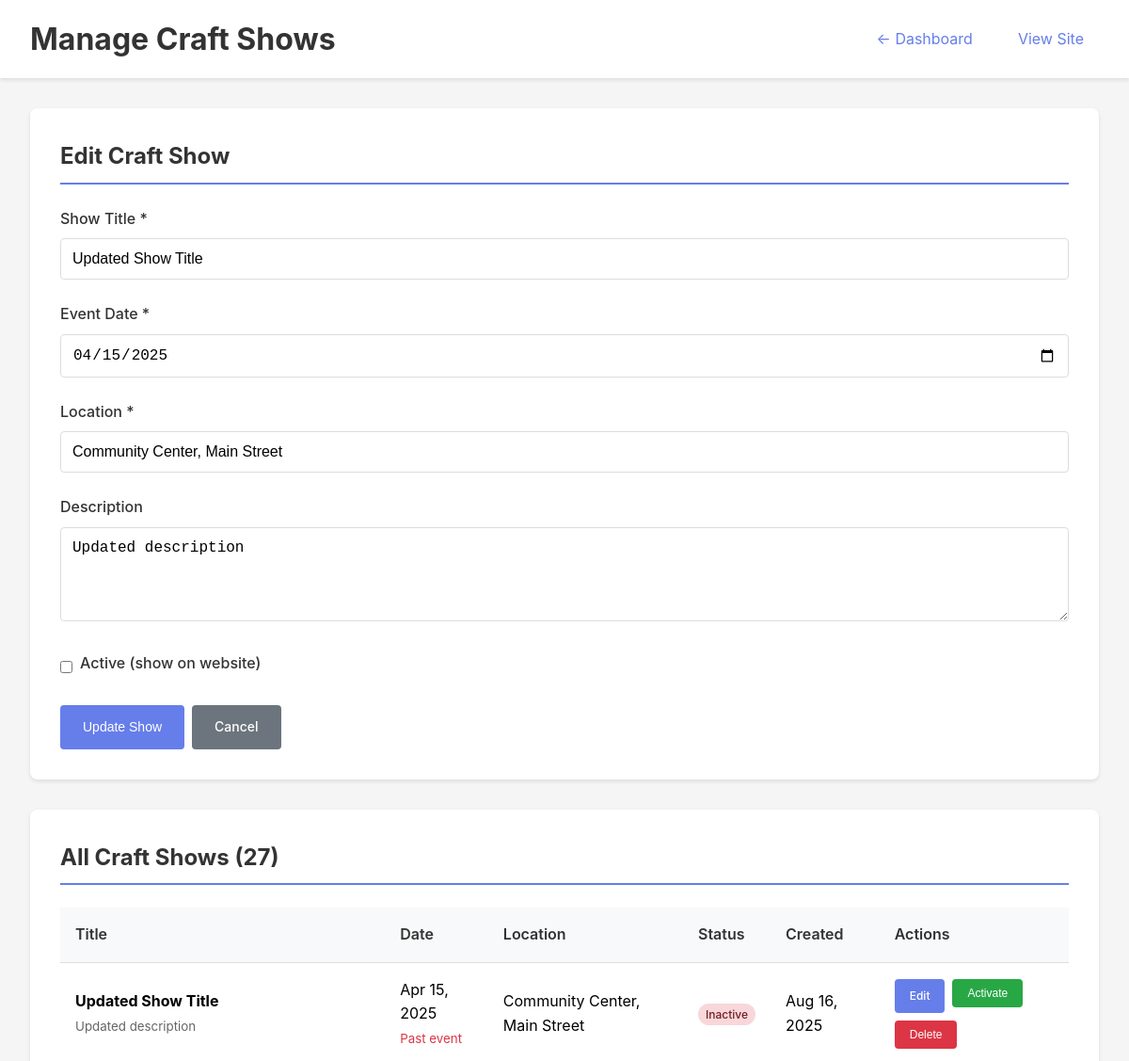
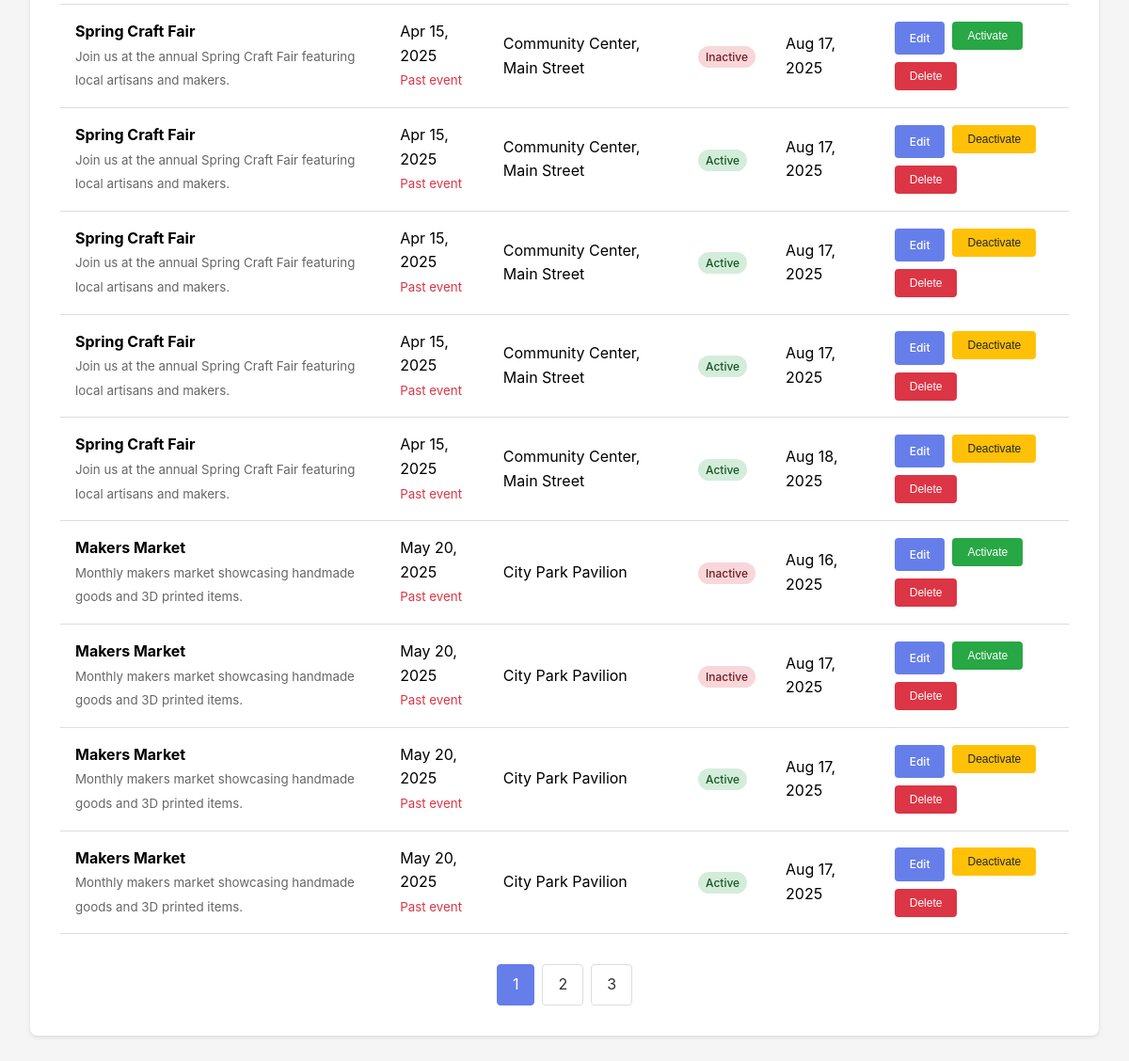
Page /admin/manage/craft-shows.php?edit=1 (signed in) on the committed database (2 pictures, top to bottom).
### tables this page shows
CREATE TABLE craft_shows (
            id INTEGER PRIMARY KEY AUTOINCREMENT,
            title TEXT NOT NULL,
            event_date DATE NOT NULL,
            location TEXT NOT NULL,
            description TEXT,
            is_active BOOLEAN DEFAULT 1,
            created_at DATETIME DEFAULT CURRENT_TIMESTAMP,
            updated_at DATETIME DEFAULT CURRENT_TIMESTAMP
        );

### includes/database.php (called while the page is built, shortened)
<?php
require_once __DIR__ . '/config.php';
class DatabaseManager {
    private static $instance = null;
    private $connection = null;
    public static function getInstance() {
        if (self::$instance === null) {
            self::$instance = new self();
        }
        return self::$instance;
    }
    private function connect() {
        try {
            $this->connection = new PDO('sqlite:' . DB_PATH);
            $this->connection->setAttribute(PDO::ATTR_ERRMODE, PDO::ERRMODE_EXCEPTION);
            $this->connection->exec('PRAGMA foreign_keys = ON');
            $this->connection->exec('PRAGMA journal_mode = WAL');
            $this->connection->exec('PRAGMA synchronous = NORMAL');
        } catch (PDOException $e) {
            throw new Exception("Database connection failed: " . $e->getMessage());
        }
    }
    public function query($sql, $params = []) {
        try {
            $stmt = $this->connection->prepare($sql);
            $stmt->execute($params);
            return $stmt->fetchAll(PDO::FETCH_ASSOC);
        } catch (PDOException $e) {
            $this->logError("Query failed", $sql, $params, $e);
            throw new Exception("Database query failed: " . $e->getMessage());
        }
    }
    public function execute($sql, $params = []) {
        try {
            $stmt = $this->connection->prepare($sql);
            $stmt->execute($params);
            return $stmt->rowCount();
        } catch (PDOException $e) {
            $this->logError("Execute failed", $sql, $params, $e);
            throw new Exception("Database execute failed: " . $e->getMessage());
        }
    }
    public function queryOne($sql, $params = []) {
        $result = $this->query($sql, $params);
        return !empty($result) ? $result[0] : null;
    }
}

### includes/config.php (called while the page is built, shortened)
<?php
class ConfigManager {
    private static $instance = null;
    public static function getInstance() {
        if (self::$instance === null) {
            self::$instance = new self();
        }
        return self::$instance;
    }
}
?>

### includes/cache.php (called while the page is built, shortened)
<?php
class CacheManager {
    private static $instance = null;
    private $cacheDir;
    private function __construct() {
        $this->cacheDir = __DIR__ . '/../cache/';
    }
    public static function getInstance() {
        if (self::$instance === null) {
            self::$instance = new self();
        }
        return self::$instance;
    }
    private function ensureCacheDirectory() {
        $htaccessPath = $this->cacheDir . '.htaccess';
    }
}

### includes/content.php (called while the page is built, shortened)
<?php
require_once __DIR__ . '/database.php';
require_once __DIR__ . '/config.php';
require_once __DIR__ . '/cache.php';
class ContentManager {
    public function __construct() {
        $this->db = DatabaseManager::getInstance();
    }
}
class AdminManager extends ContentManager {
    public function getContentById($table, $id) {
        try {
            $sql = "SELECT * FROM $table WHERE id = ?";
            return $this->db->queryOne($sql, [$id]);
        } catch (Exception $e) {
            error_log("AdminManager::getContentById() failed: " . $e->getMessage());
            return null;
        }
    }
    public function getAllContent($table, $page = 1, $perPage = null, $orderBy = 'id', $orderDir = 'DESC') {
        try {
            $offset = ($page - 1) * $perPage;
            $orderDir = strtoupper($orderDir) === 'ASC' ? 'ASC' : 'DESC';
            $countSql = "SELECT COUNT(*) as total FROM $table";
            $countResult = $this->db->queryOne($countSql);
            $totalItems = $countResult ? (int)$countResult['total'] : 0;
            $totalPages = ceil($totalItems / $perPage);
            $sql = "SELECT * FROM $table ORDER BY $orderBy $orderDir LIMIT ? OFFSET ?";
            $content = $this->db->query($sql, [$perPage, $offset]);
            return [
                'content' => $content,
                'current_page' => $page,
                'total_pages' => $totalPages,
                'total_items' => $totalItems,
                'per_page' => $perPage
            ];
        } catch (Exception $e) {
            error_log("AdminManager::getAllContent() failed: " . $e->getMessage());
            return [
                'content' => [],
                'current_page' => 1,
                'total_pages' => 0,
                'total_items' => 0,
                'per_page' => $perPage ?? ITEMS_PER_PAGE
            ];
        }
    }
    private function validateTableName($table) {
        $allowedTables = ['featured_prints', 'craft_shows', 'news_articles', 'settings'];
    }
}
?>

### public/admin/manage/craft-shows.php (the view, shortened to what this page needs)
<?php
require_once __DIR__ . '/../../../includes/config.php';
require_once __DIR__ . '/../../../includes/database.php';
require_once __DIR__ . '/../../../includes/content.php';
$adminManager = new AdminManager();
$page = (int)($_GET['page'] ?? 1);
$showsData = $adminManager->getAllContent('craft_shows', $page, 10, 'event_date', 'ASC');
$shows = $showsData['content'];
$editShow = null;
if (isset($_GET['edit']) && $_GET['edit'] > 0) {
    $editShow = $adminManager->getContentById('craft_shows', (int)$_GET['edit']);
}
?>
<!DOCTYPE html>
<html lang="en">
<head>
</head>
<body>
    <div class="header">
        <h1>Manage Craft Shows</h1>
        <div class="nav-links">
            <a href="/admin/">← Dashboard</a>
            <a href="/">View Site</a>
        </div>
    </div>
    <div class="container">
        <div class="card">
            <h2><?php echo $editShow ? 'Edit Craft Show' : 'Add New Craft Show'; ?></h2>
            <form method="POST" action="">
                <div class="form-group">
                    <label for="title">Show Title *</label>
                    <input type="text" id="title" name="title" required
                           value="<?php echo $editShow ? htmlspecialchars($editShow['title']) : ''; ?>"
                           placeholder="e.g., Spring Craft Fair">
                </div>
                <div class="form-group">
                    <label for="event_date">Event Date *</label>
                    <input type="date" id="event_date" name="event_date" required
                           value="<?php echo $editShow ? htmlspecialchars($editShow['event_date']) : ''; ?>">
                </div>
                <div class="form-group">
                    <label for="location">Location *</label>
                    <input type="text" id="location" name="location" required
                           value="<?php echo $editShow ? htmlspecialchars($editShow['location']) : ''; ?>"
                           placeholder="e.g., Community Center, 123 Main St, City, State">
                </div>
                <div class="form-group">
                    <label for="description">Description</label>
                    <textarea id="description" name="description"
                              placeholder="Additional details about the craft show..."><?php echo $editShow ? htmlspecialchars($editShow['description']) : ''; ?></textarea>
                </div>
                <div class="form-group">
                    <div class="checkbox-group">
                        <input type="checkbox" id="is_active" name="is_active"
                               <?php echo (!$editShow || $editShow['is_active']) ? 'checked' : ''; ?>>
                        <label for="is_active">Active (show on website)</label>
                    </div>
                </div>
                <div class="actions">
                    <button type="submit" class="btn btn-primary">
                        <?php echo $editShow ? 'Update Show' : 'Add Show'; ?>
                    </button>
                    <?php if ($editShow): ?>
                        <a href="/admin/manage/craft-shows.php" class="btn btn-secondary">Cancel</a>
                    <?php endif; ?>
                </div>
            </form>
        </div>
        <div class="card">
            <h2>All Craft Shows (<?php echo $showsData['total_items']; ?>)</h2>
            <?php if (!empty($shows)): ?>
                <table class="table">
                    <thead>
                        <tr>
                            <th>Title</th>
                            <th>Date</th>
                            <th>Location</th>
                            <th>Status</th>
                            <th>Created</th>
                            <th>Actions</th>
                        </tr>
                    </thead>
                    <tbody>
                        <?php foreach ($shows as $show): ?>
                            <tr>
                                <td>
                                    <strong><?php echo htmlspecialchars($show['title']); ?></strong>
                                    <?php if (!empty($show['description'])): ?>
                                        <br><small style="color: #666;">
                                            <?php echo htmlspecialchars(strlen($show['description']) > 100 ?
                                                substr($show['description'], 0, 100) . '...' :
                                                $show['description']); ?>
                                        </small>
                                    <?php endif; ?>
                                </td>
                                <td>
                                    <?php
                                    $eventDate = new DateTime($show['event_date']);
                                    $today = new DateTime();
                                    echo date('M j, Y', strtotime($show['event_date']));
                                    if ($eventDate < $today) {
                                        echo '<br><small style="color: #dc3545;">Past event</small>';
                                    } elseif ($eventDate->format('Y-m-d') === $today->format('Y-m-d')) {
                                        echo '<br><small style="color: #28a745;">Today!</small>';
                                    } else {
                                        $daysUntil = $today->diff($eventDate)->days;
                                        echo '<br><small style="color: #667eea;">' . $daysUntil . ' days away</small>';
                                    }
                                    ?>
                                </td>
                                <td><?php echo htmlspecialchars($show['location']); ?></td>
                                <td>
                                    <span class="status-badge <?php echo $show['is_active'] ? 'status-active' : 'status-inactive'; ?>">
                                        <?php echo $show['is_active'] ? 'Active' : 'Inactive'; ?>
                                    </span>
                                </td>
                                <td><?php echo date('M j, Y', strtotime($show['created_at'])); ?></td>
                                <td>
                                    <div class="actions">
                                        <a href="?edit=<?php echo $show['id']; ?>" class="btn btn-sm btn-primary">Edit</a>
                                        <form method="POST" style="display: inline;">
                                            <button type="submit" class="btn btn-sm <?php echo $show['is_active'] ? 'btn-warning' : 'btn-success'; ?>">
                                                <?php echo $show['is_active'] ? 'Deactivate' : 'Activate'; ?>
                                            </button>
                                        </form>
                                        <form method="POST" style="display: inline;"
                                              onsubmit="return confirm('Are you sure you want to delete this craft show? This action cannot be undone.');">
                                            <button type="submit" class="btn btn-sm btn-danger">Delete</button>
                                        </form>
                                    </div>
                                </td>
                            </tr>
                        <?php endforeach; ?>
                    </tbody>
                </table>
                <?php if ($showsData['total_pages'] > 1): ?>
                    <div class="pagination">
                        <?php for ($i = 1; $i <= $showsData['total_pages']; $i++): ?>
                            <?php if ($i === $showsData['current_page']): ?>
                                <span class="current"><?php echo $i; ?></span>
                            <?php else: ?>
                                <a href="?page=<?php echo $i; ?>"><?php echo $i; ?></a>
                            <?php endif; ?>
                        <?php endfor; ?>
                    </div>
                <?php endif; ?>
            <?php endif; ?>
        </div>
    </div>
</body>
</html>

### public/admin/manage/craft-shows.php (style rules this page uses)
* { margin: 0; padding: 0; box-sizing: border-box; }
body { font-family: -apple-system, BlinkMacSystemFont, 'Segoe UI', Roboto, sans-serif; background-color: #f5f5f5; line-height: 1.6; }
.header { background: white; padding: 1rem 2rem; box-shadow: 0 2px 4px rgba(0,0,0,0.1); display: flex; justify-content: space-between; align-items: center; }
.header h1 { color: #333; }
.nav-links { display: flex; gap: 1rem; align-items: center; }
.nav-links a { color: #667eea; text-decoration: none; padding: 0.5rem 1rem; border-radius: 4px; transition: background-color 0.2s; }
.container { max-width: 1200px; margin: 2rem auto; padding: 0 2rem; }
.card { background: white; padding: 2rem; border-radius: 8px; box-shadow: 0 2px 4px rgba(0,0,0,0.1); margin-bottom: 2rem; }
.card h2 { color: #333; margin-bottom: 1.5rem; padding-bottom: 0.5rem; border-bottom: 2px solid #667eea; }
.form-group { margin-bottom: 1.5rem; }
.form-group label { display: block; margin-bottom: 0.5rem; font-weight: 500; color: #333; }
.form-group input, .form-group textarea, .form-group select { width: 100%; padding: 0.75rem; border: 1px solid #ddd; border-radius: 4px; font-size: 16px; }
.form-group textarea { height: 100px; resize: vertical; }
.checkbox-group { display: flex; align-items: center; gap: 0.5rem; }
.checkbox-group input[type="checkbox"] { width: auto; }
.btn { padding: 0.75rem 1.5rem; border: none; border-radius: 4px; cursor: pointer; text-decoration: none; display: inline-block; font-size: 14px; font-weight: 500; transition: all 0.2s; }
.btn-primary { background-color: #667eea; color: white; }
.btn-secondary { background-color: #6c757d; color: white; }
.btn-danger { background-color: #dc3545; color: white; }
.btn-success { background-color: #28a745; color: white; }
.btn-warning { background-color: #ffc107; color: #212529; }
.btn-sm { padding: 0.5rem 1rem; font-size: 12px; }
.table { width: 100%; border-collapse: collapse; margin-top: 1rem; }
.table th, .table td { padding: 1rem; text-align: left; border-bottom: 1px solid #ddd; }
.table th { background-color: #f8f9fa; font-weight: 600; color: #333; }
.status-badge { padding: 0.25rem 0.5rem; border-radius: 12px; font-size: 12px; font-weight: 500; }
.status-active { background-color: #d4edda; color: #155724; }
.status-inactive { background-color: #f8d7da; color: #721c24; }
.actions { display: flex; gap: 0.5rem; flex-wrap: wrap; }
.pagination { display: flex; justify-content: center; gap: 0.5rem; margin-top: 2rem; }
.pagination a, .pagination span { padding: 0.5rem 1rem; border: 1px solid #ddd; text-decoration: none; color: #333; border-radius: 4px; }
.pagination .current { background-color: #667eea; color: white; border-color: #667eea; }

### rows in the picture
craft_shows: title "Updated Show Title", event_date "04/15/2025", location "Community Center, Main Street", description "Updated description", event_date "Apr 15, 2025", shows "Past event", shows "Inactive", created_at "Aug 16, 2025", shows "Activate"
craft_shows: title "Spring Craft Fair", description "Join us at the annual Spring Craft Fair featuring local artisans and makers.", event_date "Apr 15, 2025", shows "Past event", location "Community Center, Main Street", is_active "Inactive", created_at "Aug 17, 2025"
craft_shows: title "Spring Craft Fair", description "Join us at the annual Spring Craft Fair featuring local artisans and makers.", event_date "Apr 15, 2025", shows "Past event", location "Community Center, Main Street", is_active "Active", created_at "Aug 17, 2025"
craft_shows: title "Spring Craft Fair", description "Join us at the annual Spring Craft Fair featuring local artisans and makers.", event_date "Apr 15, 2025", shows "Past event", location "Community Center, Main Street", is_active "Active", created_at "Aug 17, 2025"
craft_shows: title "Spring Craft Fair", description "Join us at the annual Spring Craft Fair featuring local artisans and makers.", event_date "Apr 15, 2025", shows "Past event", location "Community Center, Main Street", is_active "Active", created_at "Aug 17, 2025"
craft_shows: title "Spring Craft Fair", description "Join us at the annual Spring Craft Fair featuring local artisans and makers.", event_date "Apr 15, 2025", shows "Past event", location "Community Center, Main Street", is_active "Active", created_at "Aug 18, 2025"
craft_shows: title "Makers Market", description "Monthly makers market showcasing handmade goods and 3D printed items.", event_date "May 20, 2025", shows "Past event", location "City Park Pavilion", is_active "Inactive", created_at "Aug 16, 2025"
craft_shows: title "Makers Market", description "Monthly makers market showcasing handmade goods and 3D printed items.", event_date "May 20, 2025", shows "Past event", location "City Park Pavilion", is_active "Inactive", created_at "Aug 17, 2025"
craft_shows: title "Makers Market", description "Monthly makers market showcasing handmade goods and 3D printed items.", event_date "May 20, 2025", shows "Past event", location "City Park Pavilion", is_active "Active", created_at "Aug 17, 2025"
craft_shows: title "Makers Market", description "Monthly makers market showcasing handmade goods and 3D printed items.", event_date "May 20, 2025", shows "Past event", location "City Park Pavilion", is_active "Active", created_at "Aug 17, 2025"

### other values in the picture
$showsData['total_items'] "27"
